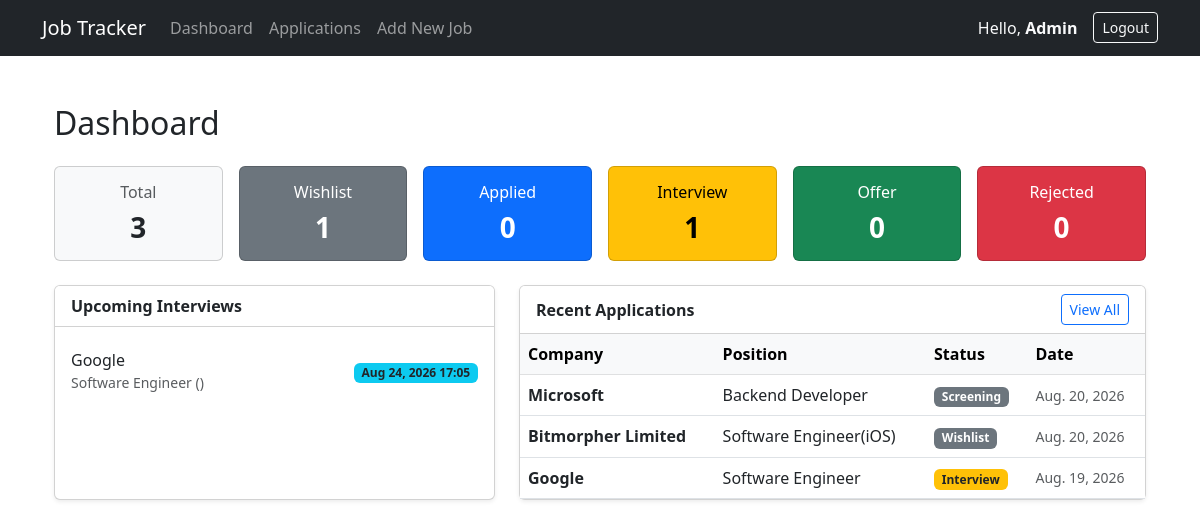
The app's page / (signed in), older data.
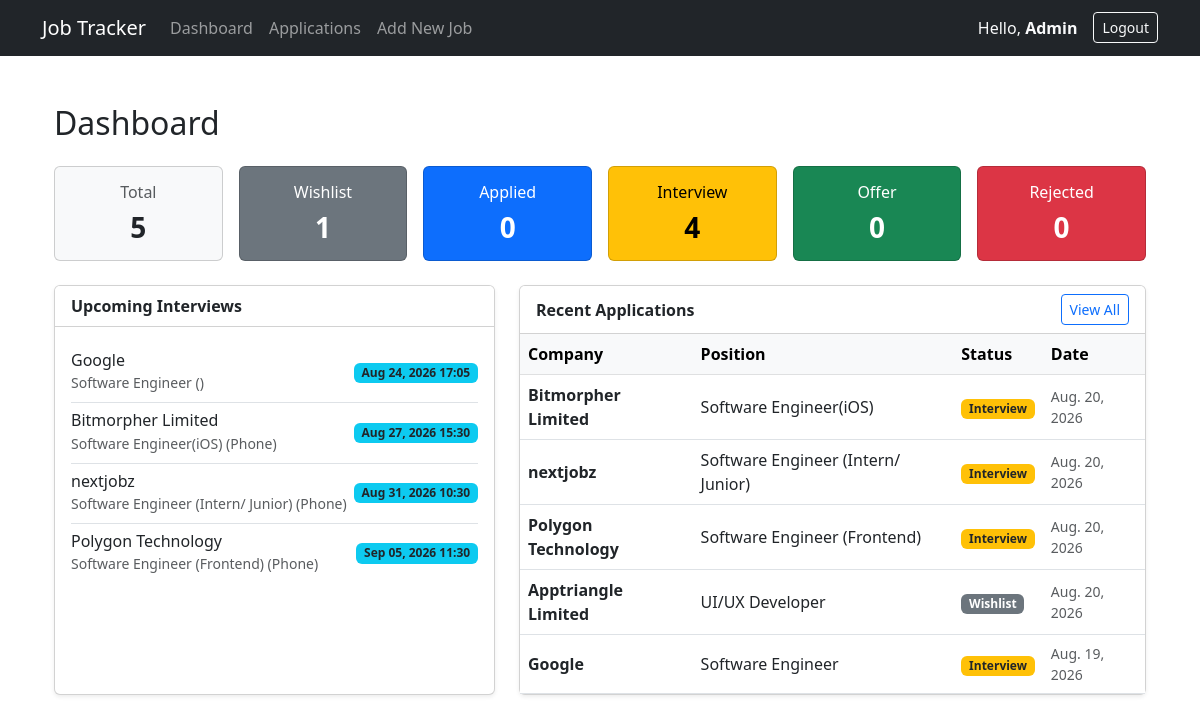
The same page, newer data.
### tracker/models.py (models this page shows, shortened)
class Interview(models.Model):
    INTERVIEW_TYPES = [
        ('Phone', 'Phone Screening'),
        ('Technical', 'Technical Interview'),
        ('Managerial', 'Managerial Interview'),
        ('HR', 'HR Interview'),
    ]
    job_application = models.ForeignKey(JobApplication, on_delete=models.CASCADE, related_name='interviews')
    interview_date = models.DateTimeField()
    interview_type = models.CharField(max_length=20, choices=INTERVIEW_TYPES)
    meeting_link = models.URLField(blank=True, null=True)
    notes = models.TextField(blank=True, null=True)

class JobApplication(models.Model):
    STATUS_CHOICES = [
        ('Wishlist', 'Wishlist'),
        ('Applied', 'Applied'),
        ('Screening', 'Screening'),
        ('Interview', 'Interview'),
        ('Selected', 'Selected'),
        ('Rejected', 'Rejected'),
    ]
    user = models.ForeignKey(User, on_delete=models.CASCADE, related_name='job_applications')
    job_title = models.CharField(max_length=255)
    company_name = models.CharField(max_length=255)
    job_description = models.TextField()
    location = models.CharField(max_length=100, blank=True, null=True)
    salary = models.CharField(max_length=50, blank=True, null=True)
    job_url = models.URLField(blank=True, null=True)
    application_date = models.DateField(auto_now_add=True)
    status = models.CharField(max_length=20, choices=STATUS_CHOICES, default='Wishlist')
    notes = models.TextField(blank=True, null=True)
    categories = models.ManyToManyField(Category, blank=True)

### tracker/views.py (the view)
# urls.py: path('', views.dashboard, name='dashboard'),
@login_required
def dashboard(request):
    user_jobs = JobApplication.objects.filter(user=request.user)
    upcoming_interviews = Interview.objects.filter(
        job_application__user=request.user
    ).select_related('job_application').order_by('interview_date')
    context = {
        'total_applications': user_jobs.count(),
        'wishlist_count': user_jobs.filter(status='Wishlist').count(),
        'applied_count': user_jobs.filter(status='Applied').count(),
        'interview_count': user_jobs.filter(status='Interview').count(),
        'offer_count': user_jobs.filter(status='Offer').count(),
        'rejected_count': user_jobs.filter(status='Rejected').count(),
        'recent_jobs': user_jobs.order_by('-application_date')[:5],
        'upcoming_interviews': upcoming_interviews,
    }
    return render(request, 'tracker/dashboard.html', context)

### tracker/templates/tracker/dashboard.html
{% extends 'tracker/base.html' %}
{% block content %}
<div class="container py-4">
    <h2 class="mb-4">Dashboard</h2>
    <div class="row g-3 mb-4">
        <div class="col-md-2 col-6">
            <div class="card text-center bg-light">
                <div class="card-body">
                    <h6 class="card-title text-muted">Total</h6>
                    <h3 class="card-text fw-bold">{{ total_applications }}</h3>
                </div>
            </div>
        </div>
        <div class="col-md-2 col-6">
            <div class="card text-center text-bg-secondary">
                <div class="card-body">
                    <h6 class="card-title">Wishlist</h6>
                    <h3 class="card-text fw-bold">{{ wishlist_count }}</h3>
                </div>
            </div>
        </div>
        <div class="col-md-2 col-6">
            <div class="card text-center text-bg-primary">
                <div class="card-body">
                    <h6 class="card-title">Applied</h6>
                    <h3 class="card-text fw-bold">{{ applied_count }}</h3>
                </div>
            </div>
        </div>
        <div class="col-md-2 col-6">
            <div class="card text-center text-bg-warning">
                <div class="card-body">
                    <h6 class="card-title">Interview</h6>
                    <h3 class="card-text fw-bold">{{ interview_count }}</h3>
                </div>
            </div>
        </div>
        <div class="col-md-2 col-6">
            <div class="card text-center text-bg-success">
                <div class="card-body">
                    <h6 class="card-title">Offer</h6>
                    <h3 class="card-text fw-bold">{{ offer_count }}</h3>
                </div>
            </div>
        </div>
        <div class="col-md-2 col-6">
            <div class="card text-center text-bg-danger">
                <div class="card-body">
                    <h6 class="card-title">Rejected</h6>
                    <h3 class="card-text fw-bold">{{ rejected_count }}</h3>
                </div>
            </div>
        </div>
    </div>
    <div class="row g-4">
        <div class="col-lg-5">
            <div class="card shadow-sm h-100">
                <div class="card-header bg-white fw-bold">
                    Upcoming Interviews
                </div>
                <div class="card-body">
                    {% if upcoming_interviews %}
                        <div class="list-group list-group-flush">
                            {% for interview in upcoming_interviews %}
                                <div class="list-group-item d-flex justify-content-between align-items-center px-0">
                                    <div>
                                        <h6 class="mb-0">{{ interview.job_application.company_name }}</h6>
                                        <small class="text-muted">{{ interview.job_application.job_title }} ({{ interview.interview_type }})</small>
                                    </div>
                                    <span class="badge bg-info text-dark">{{ interview.interview_date|date:"M d, Y H:i" }}</span>
                                </div>
                            {% endfor %}
                        </div>
                    {% else %}
                        <p class="text-muted my-3 text-center">No upcoming interviews scheduled.</p>
                    {% endif %}
                </div>
            </div>
        </div>
        <div class="col-lg-7">
            <div class="card shadow-sm h-100">
                <div class="card-header bg-white d-flex justify-content-between align-items-center fw-bold">
                    <span>Recent Applications</span>
                    <a href="{% url 'application_list' %}" class="btn btn-sm btn-outline-primary">View All</a>
                </div>
                <div class="card-body p-0">
                    {% if recent_jobs %}
                        <div class="table-responsive">
                            <table class="table table-hover align-middle mb-0">
                                <thead class="table-light">
                                    <tr>
                                        <th>Company</th>
                                        <th>Position</th>
                                        <th>Status</th>
                                        <th>Date</th>
                                    </tr>
                                </thead>
                                <tbody>
                                    {% for job in recent_jobs %}
                                        <tr>
                                            <td class="fw-semibold">{{ job.company_name }}</td>
                                            <td>{{ job.job_title }}</td>
                                            <td>
                                                <span class="badge
                                                    {% if job.status == 'Applied' %}bg-primary
                                                    {% elif job.status == 'Interview' %}bg-warning text-dark
                                                    {% elif job.status == 'Offer' %}bg-success
                                                    {% elif job.status == 'Rejected' %}bg-danger
                                                    {% else %}bg-secondary{% endif %}">
                                                    {{ job.status }}
                                                </span>
                                            </td>
                                            <td class="text-muted small">{{ job.application_date }}</td>
                                        </tr>
                                    {% endfor %}
                                </tbody>
                            </table>
                        </div>
                    {% else %}
                        <p class="text-muted my-4 text-center">No job applications added yet.</p>
                    {% endif %}
                </div>
            </div>
        </div>
    </div>
</div>
{% endblock %}

### tracker/templates/tracker/base.html (shortened to what this page needs)
<!DOCTYPE html>
<html lang="en">
<head>
    <link href="https://cdn.jsdelivr.net/npm/bootstrap@5.3.0/dist/css/bootstrap.min.css" rel="stylesheet">
</head>
<body>
    <nav class="navbar navbar-expand-lg navbar-dark bg-dark mb-4">
        <div class="container">
            <a class="navbar-brand" href="{% url 'dashboard' %}">Job Tracker</a>
            <div class="collapse navbar-collapse" id="navbarNav">
                <div class="navbar-nav me-auto">
                    <a class="nav-link" href="{% url 'dashboard' %}">Dashboard</a>
                    <a class="nav-link" href="{% url 'application_list' %}">Applications</a>
                    <a class="nav-link" href="{% url 'create_application' %}">Add New Job</a>
                </div>
                <div class="navbar-nav ms-auto">
                    {% if user.is_authenticated %}
                        <span class="nav-link text-light me-2">Hello, <strong>{{ user.username }}</strong></span>
                        <form method="post" action="{% url 'logout' %}" class="d-inline">
                            <button type="submit" class="btn btn-outline-light btn-sm mt-1">Logout</button>
                        </form>
                    {% else %}
                        <a class="nav-link" href="{% url 'login' %}">Login</a>
                        <a class="nav-link btn btn-primary text-white ms-2 px-3" href="{% url 'register' %}">Register</a>
                    {% endif %}
                </div>
            </div>
        </div>
    </nav>
    <div class="container">
        {% block content %}
        {% endblock %}
    </div>
</body>
</html>

Row changes from the older to the newer data that the page shows:
removed JobApplication: company_name "Microsoft", job_title "Backend Developer", status "Screening", application_date "Aug. 20, 2026"
added Interview: job_application.company_name "Bitmorpher Limited", job_application.job_title "Software Engineer(iOS)", interview_type "Phone", interview_date "Aug 27, 2026 15:30"
added Interview: job_application.company_name "nextjobz", job_application.job_title "Software Engineer (Intern/ Junior)", interview_type "Phone", interview_date "Aug 31, 2026 10:30"
added Interview: job_application.company_name "Polygon Technology", job_application.job_title "Software Engineer (Frontend)", interview_type "Phone", interview_date "Sep 05, 2026 11:30"
changed JobApplication "Bitmorpher Limited": status "Wishlist" → "Interview"
added JobApplication: company_name "nextjobz", job_title "Software Engineer (Intern/ Junior)", status "Interview", application_date "Aug. 20, 2026"
added JobApplication: company_name "Polygon Technology", job_title "Software Engineer (Frontend)", status "Interview", application_date "Aug. 20, 2026"
added JobApplication: company_name "Apptriangle Limited", job_title "UI/UX Developer", status "Wishlist", application_date "Aug. 20, 2026"
Text that changed along with them:
{{ total_applications }}: "3" → "5"
{{ interview_count }}: "1" → "4"
